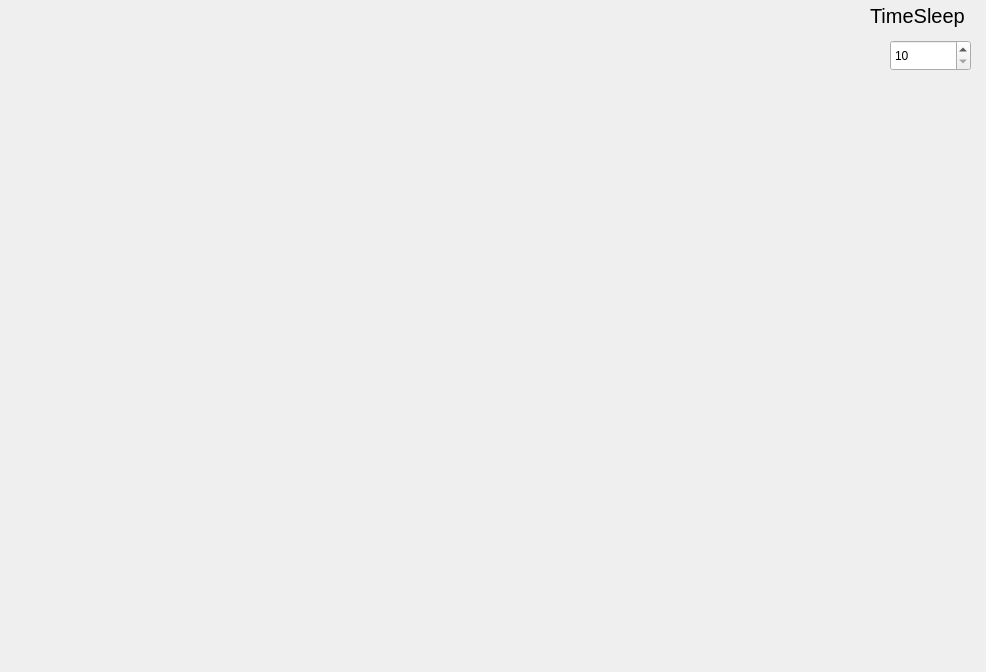
<?xml version="1.0" encoding="UTF-8"?>
<ui version="4.0">
 <class>Question_3_4</class>
 <widget class="QDialog" name="Question_3_4">
  <property name="geometry">
   <rect>
    <x>0</x>
    <y>0</y>
    <width>986</width>
    <height>672</height>
   </rect>
  </property>
  <property name="windowTitle">
   <string>Dialog</string>
  </property>
  <widget class="QSpinBox" name="spinBox">
   <property name="geometry">
    <rect>
     <x>890</x>
     <y>40</y>
     <width>81</width>
     <height>31</height>
    </rect>
   </property>
   <property name="keyboardTracking">
    <bool>false</bool>
   </property>
   <property name="minimum">
    <number>10</number>
   </property>
   <property name="maximum">
    <number>100</number>
   </property>
  </widget>
  <widget class="QLabel" name="label">
   <property name="geometry">
    <rect>
     <x>870</x>
     <y>0</y>
     <width>101</width>
     <height>31</height>
    </rect>
   </property>
   <property name="font">
    <font>
     <pointsize>15</pointsize>
    </font>
   </property>
   <property name="text">
    <string>TimeSleep</string>
   </property>
  </widget>
 </widget>
 <resources/>
 <connections/>
</ui>
